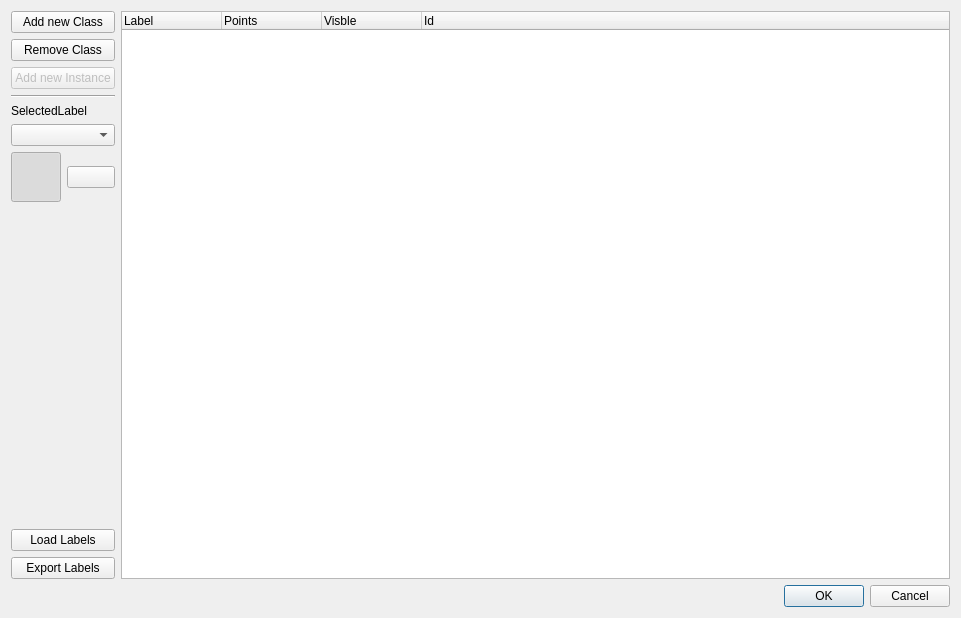
<?xml version="1.0" encoding="UTF-8"?>
<ui version="4.0">
 <class>LabelDialog</class>
 <widget class="QDialog" name="LabelDialog">
  <property name="geometry">
   <rect>
    <x>0</x>
    <y>0</y>
    <width>961</width>
    <height>618</height>
   </rect>
  </property>
  <property name="contextMenuPolicy">
   <enum>Qt::ActionsContextMenu</enum>
  </property>
  <property name="windowTitle">
   <string>Dialog</string>
  </property>
  <layout class="QGridLayout" name="gridLayout_2">
   <item row="0" column="0">
    <layout class="QVBoxLayout" name="verticalLayout">
     <property name="rightMargin">
      <number>0</number>
     </property>
     <item>
      <widget class="QPushButton" name="newLabelButton">
       <property name="text">
        <string>Add new Class</string>
       </property>
      </widget>
     </item>
     <item>
      <widget class="QPushButton" name="removeLabelButton">
       <property name="text">
        <string>Remove Class</string>
       </property>
      </widget>
     </item>
     <item>
      <widget class="QPushButton" name="newInstanceButton">
       <property name="enabled">
        <bool>false</bool>
       </property>
       <property name="text">
        <string>Add new Instance</string>
       </property>
      </widget>
     </item>
     <item>
      <widget class="Line" name="line">
       <property name="orientation">
        <enum>Qt::Horizontal</enum>
       </property>
      </widget>
     </item>
     <item>
      <widget class="QLabel" name="label">
       <property name="text">
        <string>SelectedLabel</string>
       </property>
      </widget>
     </item>
     <item>
      <widget class="QComboBox" name="selectedLabelComboBox"/>
     </item>
     <item>
      <layout class="QHBoxLayout" name="horizontalLayout">
       <property name="bottomMargin">
        <number>0</number>
       </property>
       <item>
        <widget class="QPushButton" name="lassotoolButton">
         <property name="minimumSize">
          <size>
           <width>50</width>
           <height>50</height>
          </size>
         </property>
         <property name="text">
          <string/>
         </property>
         <property name="icon">
          <iconset resource="../res/viewer.qrc">
           <normaloff>:/qv_lassoTool.png</normaloff>:/qv_lassoTool.png</iconset>
         </property>
         <property name="iconSize">
          <size>
           <width>50</width>
           <height>50</height>
          </size>
         </property>
         <property name="checkable">
          <bool>true</bool>
         </property>
         <property name="checked">
          <bool>true</bool>
         </property>
         <attribute name="buttonGroup">
          <string notr="true">buttonGroup</string>
         </attribute>
        </widget>
       </item>
       <item>
        <widget class="QPushButton" name="polygontoolButton">
         <property name="text">
          <string/>
         </property>
         <property name="icon">
          <iconset resource="../res/viewer.qrc">
           <normaloff>:/qv_polygonTool.png</normaloff>:/qv_polygonTool.png</iconset>
         </property>
         <property name="iconSize">
          <size>
           <width>50</width>
           <height>50</height>
          </size>
         </property>
         <property name="checkable">
          <bool>true</bool>
         </property>
         <attribute name="buttonGroup">
          <string notr="true">buttonGroup</string>
         </attribute>
        </widget>
       </item>
      </layout>
     </item>
     <item>
      <spacer name="verticalSpacer">
       <property name="orientation">
        <enum>Qt::Vertical</enum>
       </property>
       <property name="sizeHint" stdset="0">
        <size>
         <width>20</width>
         <height>40</height>
        </size>
       </property>
      </spacer>
     </item>
     <item>
      <widget class="QPushButton" name="loadLabeledPoints">
       <property name="text">
        <string>Load Labels</string>
       </property>
      </widget>
     </item>
     <item>
      <widget class="QPushButton" name="exportLabelButton">
       <property name="text">
        <string>Export Labels</string>
       </property>
      </widget>
     </item>
    </layout>
   </item>
   <item row="2" column="2">
    <widget class="QDialogButtonBox" name="buttonBox">
     <property name="orientation">
      <enum>Qt::Horizontal</enum>
     </property>
     <property name="standardButtons">
      <set>QDialogButtonBox::Cancel|QDialogButtonBox::Ok</set>
     </property>
    </widget>
   </item>
   <item row="0" column="1" colspan="2">
    <widget class="QTreeWidget" name="treeWidget">
     <column>
      <property name="text">
       <string>Label</string>
      </property>
     </column>
     <column>
      <property name="text">
       <string>Points</string>
      </property>
     </column>
     <column>
      <property name="text">
       <string>Visble</string>
      </property>
     </column>
     <column>
      <property name="text">
       <string>Id</string>
      </property>
     </column>
    </widget>
   </item>
  </layout>
 </widget>
 <resources>
  <include location="../res/viewer.qrc"/>
 </resources>
 <connections>
  <connection>
   <sender>buttonBox</sender>
   <signal>accepted()</signal>
   <receiver>LabelDialog</receiver>
   <slot>accept()</slot>
   <hints>
    <hint type="sourcelabel">
     <x>248</x>
     <y>254</y>
    </hint>
    <hint type="destinationlabel">
     <x>157</x>
     <y>274</y>
    </hint>
   </hints>
  </connection>
  <connection>
   <sender>buttonBox</sender>
   <signal>rejected()</signal>
   <receiver>LabelDialog</receiver>
   <slot>reject()</slot>
   <hints>
    <hint type="sourcelabel">
     <x>316</x>
     <y>260</y>
    </hint>
    <hint type="destinationlabel">
     <x>286</x>
     <y>274</y>
    </hint>
   </hints>
  </connection>
 </connections>
 <buttongroups>
  <buttongroup name="buttonGroup"/>
 </buttongroups>
</ui>
